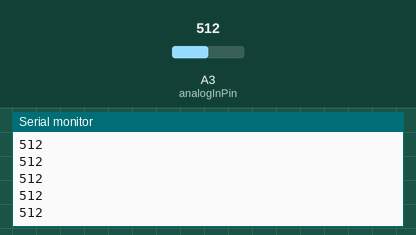
Simulated run of this sketch. Board: Arduino Uno, built with avr-gcc and run on an emulated ATmega328P. Parts: the last lines printed to the serial monitor. The test bench sets the inputs (shaded band); at power-on: A3 (analogInPin) = 512. WiFi joins after 1.5 s; servers stay silent unless stated.

Above: at 2.9 s.
3.0 s: A3 (analogInPin) set to 0
At 3.7 s:
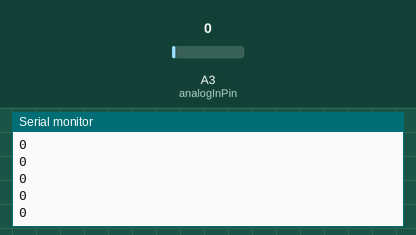
4.5 s: A3 (analogInPin) set to 1023
At 5.3 s:
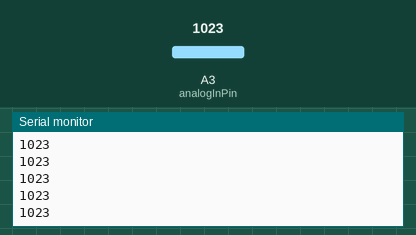
6.0 s: A3 (analogInPin) set to 0
At 7.0 s:
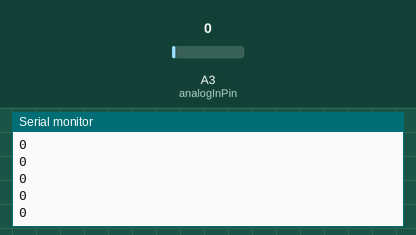
Timing chart, 0 to 9.0 s (numbered marks = the images above; inputs shaded):
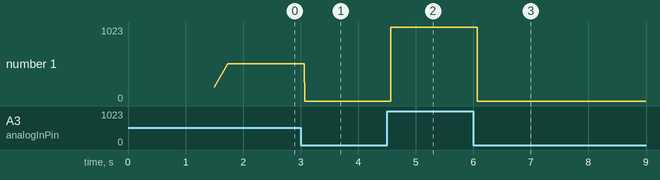

The sketch:

arduino_sender.ino
```cpp
#include <SPI.h>
#include <Ethernet.h>

//#include <EthernetUdp.h> //Load UDP Library
#include "floatToString.h" //for R

//pin
const int analogInPin = A3;
int sensorValue = 0;

String clock21;
String clock2223;
String head;

int change=1023;
// for initial R
int cnt = 100;
/*
float R=1.0;
char str_R[25];
unsigned long tmp[40];
*/

// receive variable
char rece;

// counter
unsigned long time_c21;
unsigned long time_c22;
unsigned long time_c23;

// Enter a MAC address and IP address for your controller below.
// The IP address will be dependent on your local network:
/*
byte mac[] = { // for right
    0xDE, 0xAD, 0xBE, 0xEF, 0xFE, 0xED
};
*/
byte mac[] = { // for left and 10025

  0xAA, 0xBB, 0xCC, 0xDD, 0xEE, 0xFF

};
// Enter the IP address of the server you're connecting to:
//IPAddress server(192,168,0,102);
IPAddress server(192,168,11,4);

EthernetClient client;

void ethernet_connect(){

    // start the Ethernet connection:

    Serial.println("connecting...");

    // if you get a connection, report back via serial:

    if (client.connect(server, 10025)) {
        Serial.print("connected to ");
        Serial.println(server);

    } else {
        Serial.println("connection failed");
    }

}
// not used R
/*
void initial_R(){
    //initially find to R
    int i=0;
    float small;
    Serial.println("initial R...");
    for(;i<sizeof(tmp)/4;i++){
       tmp[i]=micros();
       delay(100);
    }

    //find smallest R
    for(i=0;i<sizeof(tmp)/4;i++){
        small=(tmp[i+1]-tmp[i])/(100000.0);
        //Serial.print(tmp[i+1]-tmp[i]);
        //Serial.println(small,10);
        //delay(100);
        if (small<R){
          R=small;
        }
    }
    floatToString(str_R,R,10);
    Serial.print("str_R");
    Serial.println(str_R);

    //debug message
    /*
    for(i=0;i<sizeof(tmp);i++){
      Serial.println(tmp[i],10);
    }
    for(i=0;i<sizeof(tmp)-1;i++){
      Serial.println(tmp[i+1]-tmp[i]);
    }

    Serial.print("R=========");
    Serial.println(R,10);
    Serial.println("====");
}
*/
void setup() {

    // Open serial communications and wait for port to open:
    Serial.begin(9600);

    // give the Ethernet shield a second to initialize:
    Ethernet.begin(mac);
    Serial.println(Ethernet.localIP());
    // initial global variable
    head=String("head:");
    //initial_R();
    ethernet_connect();

}

void loop() {
    sensorValue = analogRead(analogInPin);
    Serial.println(sensorValue);
    //delay(5);

    if(sensorValue != change and (sensorValue == 0 or sensorValue ==1023) ){
        //Serial.println(sensorValue);
        time_c21 = micros();
        clock21 = head+"C21:"+time_c21+":V:"+sensorValue;
        //Serial.println(clock21);
        change = sensorValue;
        if(client.connected()){
            client.print(clock21);
            Serial.print("send message ");
            Serial.println(sensorValue);
            Serial.println(clock21);

            // initial head and clear memory
            head = String("head:");
            clock21 = String("");
            delay(10); // it not fast to receive message from master

            if(client.available()>0){// receive message from master
                rece = client.read();
                Serial.print("rece string:");
                Serial.println(rece);
                time_c22 = micros();
                delay(2500);
                time_c23 = micros();
                clock2223 = head+"C22:"+time_c22+":C23:"+time_c23;//message
                client.print(clock2223);
            }
        }else{
            clock21=clock21+",";
            Serial.println("connected fail, reconnect");
            client.stop();
            ethernet_connect();

            // because disconnect, so head is remove from data
            head=String("");
        }
    }
}
```

floatToString.h
```cpp
// floatToString.h
//
// Tim Hirzel
// tim@growdown.com
// March 2008
// float to string
//
// If you don't save this as a .h, you will want to remove the default arguments
//     uncomment this first line, and swap it for the next.  I don't think keyword arguments compile in .pde files

//char * floatToString(char * outstr, float value, int places, int minwidth=, bool rightjustify) {
char * floatToString(char * outstr, float value, int places, int minwidth=0, bool rightjustify=false) {
    // this is used to write a float value to string, outstr.  oustr is also the return value.
    int digit;
    float tens = 0.1;
    int tenscount = 0;
    int i;
    float tempfloat = value;
    int c = 0;
    int charcount = 1;
    int extra = 0;
    // make sure we round properly. this could use pow from <math.h>, but doesn't seem worth the import
    // if this rounding step isn't here, the value  54.321 prints as 54.3209

    // calculate rounding term d:   0.5/pow(10,places)
    float d = 0.5;
    if (value < 0)
        d *= -1.0;
    // divide by ten for each decimal place
    for (i = 0; i < places; i++)
        d/= 10.0;
    // this small addition, combined with truncation will round our values properly
    tempfloat +=  d;

    // first get value tens to be the large power of ten less than value
    if (value < 0)
        tempfloat *= -1.0;
    while ((tens * 10.0) <= tempfloat) {
        tens *= 10.0;
        tenscount += 1;
    }

    if (tenscount > 0)
        charcount += tenscount;
    else
        charcount += 1;

    if (value < 0)
        charcount += 1;
    charcount += 1 + places;

    minwidth += 1; // both count the null final character
    if (minwidth > charcount){
        extra = minwidth - charcount;
        charcount = minwidth;
    }

    if (extra > 0 and rightjustify) {
        for (int i = 0; i< extra; i++) {
            outstr[c++] = ' ';
        }
    }

    // write out the negative if needed
    if (value < 0)
        outstr[c++] = '-';

    if (tenscount == 0)
        outstr[c++] = '0';

    for (i=0; i< tenscount; i++) {
        digit = (int) (tempfloat/tens);
        itoa(digit, &outstr[c++], 10);
        tempfloat = tempfloat - ((float)digit * tens);
        tens /= 10.0;
    }

    // if no places after decimal, stop now and return

    // otherwise, write the point and continue on
    if (places > 0)
    outstr[c++] = '.';


    // now write out each decimal place by shifting digits one by one into the ones place and writing the truncated value
    for (i = 0; i < places; i++) {
        tempfloat *= 10.0;
        digit = (int) tempfloat;
        itoa(digit, &outstr[c++], 10);
        // once written, subtract off that digit
        tempfloat = tempfloat - (float) digit;
    }
    if (extra > 0 and not rightjustify) {
        for (int i = 0; i< extra; i++) {
            outstr[c++] = ' ';
        }
    }


    outstr[c++] = '\0';
    return outstr;
}
```

Measured:
- after the input at 3.0 s, the serial monitor: prints a new line after 0.07 s (image 1)
- after the input at 4.5 s, the serial monitor: prints a new line after 0.07 s (image 2)
- after the input at 6.0 s, the serial monitor: prints a new line after 0.09 s (image 3)
- plotted number 1: 512 → 0 after the input at 3.0 s, 0 → 1023 after the input at 4.5 s
